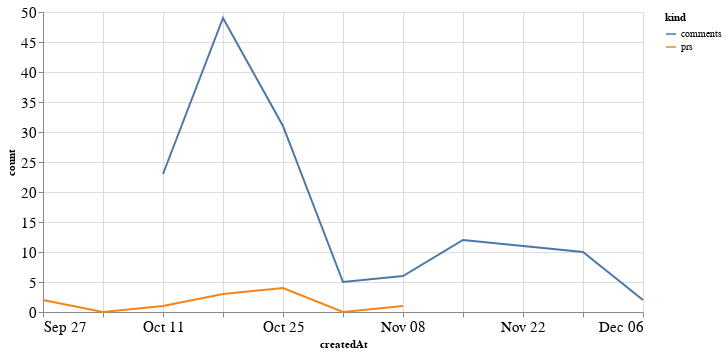

Notebook cell for this chart:
### Code cell
alt.Chart(total_time, width=600).mark_line().encode(
    x='createdAt',
    y='count',
    color='kind'
)

### Figure 1 — Vega-Lite specification as saved in the notebook (floating-point values rounded to 4 significant figures)
{"config": {"axisLeft": {"labelFontSize": 15}, "axisBottom": {"labelFontSize": 15}}, "data": {"name": "data-67388a1ae6c92006b4d9707ee7022be7"}, "mark": "line", "encoding": {"color": {"type": "nominal", "field": "kind"}, "x": {"type": "temporal", "field": "createdAt"}, "y": {"type": "quantitative", "field": "count"}}, "width": 600, "$schema": "https://vega.github.io/schema/vega-lite/v4.8.1.json", "datasets": {"data-67388a1ae6c92006b4d9707ee7022be7": [{"createdAt": "2020-09-27T00:00:00", "kind": "prs", "count": 2.0}, {"createdAt": "2020-10-04T00:00:00", "kind": "prs", "count": 0.0}, {"createdAt": "2020-10-11T00:00:00", "kind": "prs", "count": 1.0}, {"createdAt": "2020-10-18T00:00:00", "kind": "prs", "count": 3.0}, {"createdAt": "2020-10-25T00:00:00", "kind": "prs", "count": 4.0}, {"createdAt": "2020-11-01T00:00:00", "kind": "prs", "count": 0.0}, {"createdAt": "2020-11-08T00:00:00", "kind": "prs", "count": 1.0}, {"createdAt": "2020-11-15T00:00:00", "kind": "prs", "count": null}, {"createdAt": "2020-11-22T00:00:00", "kind": "prs", "count": null}, {"createdAt": "2020-11-29T00:00:00", "kind": "prs", "count": null}, {"createdAt": "2020-12-06T00:00:00", "kind": "prs", "count": null}, {"createdAt": "2020-09-27T00:00:00", "kind": "comments", "count": null}, {"createdAt": "2020-10-04T00:00:00", "kind": "comments", "count": null}, {"createdAt": "2020-10-11T00:00:00", "kind": "comments", "count": 23.0}, {"createdAt": "2020-10-18T00:00:00", "kind": "comments", "count": 49.0}, {"createdAt": "2020-10-25T00:00:00", "kind": "comments", "count": 31.0}, {"createdAt": "2020-11-01T00:00:00", "kind": "comments", "count": 5.0}, {"createdAt": "2020-11-08T00:00:00", "kind": "comments", "count": 6.0}, {"createdAt": "2020-11-15T00:00:00", "kind": "comments", "count": 12.0}, {"createdAt": "2020-11-22T00:00:00", "kind": "comments", "count": 11.0}, {"createdAt": "2020-11-29T00:00:00", "kind": "comments", "count": 10.0}, {"createdAt": "2020-12-06T00:00:00", "kind": "comments", "count": 2.0}]}}
